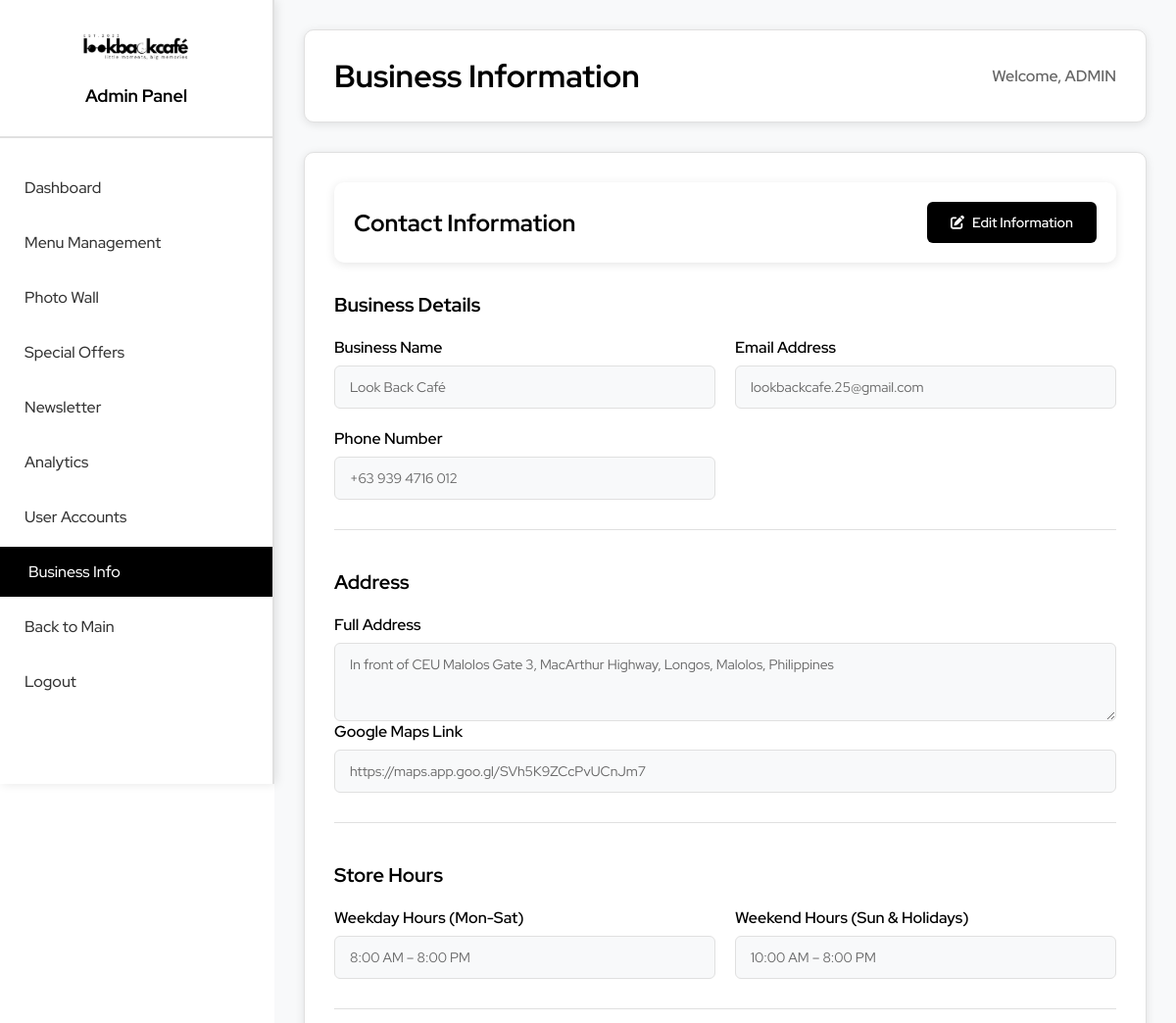
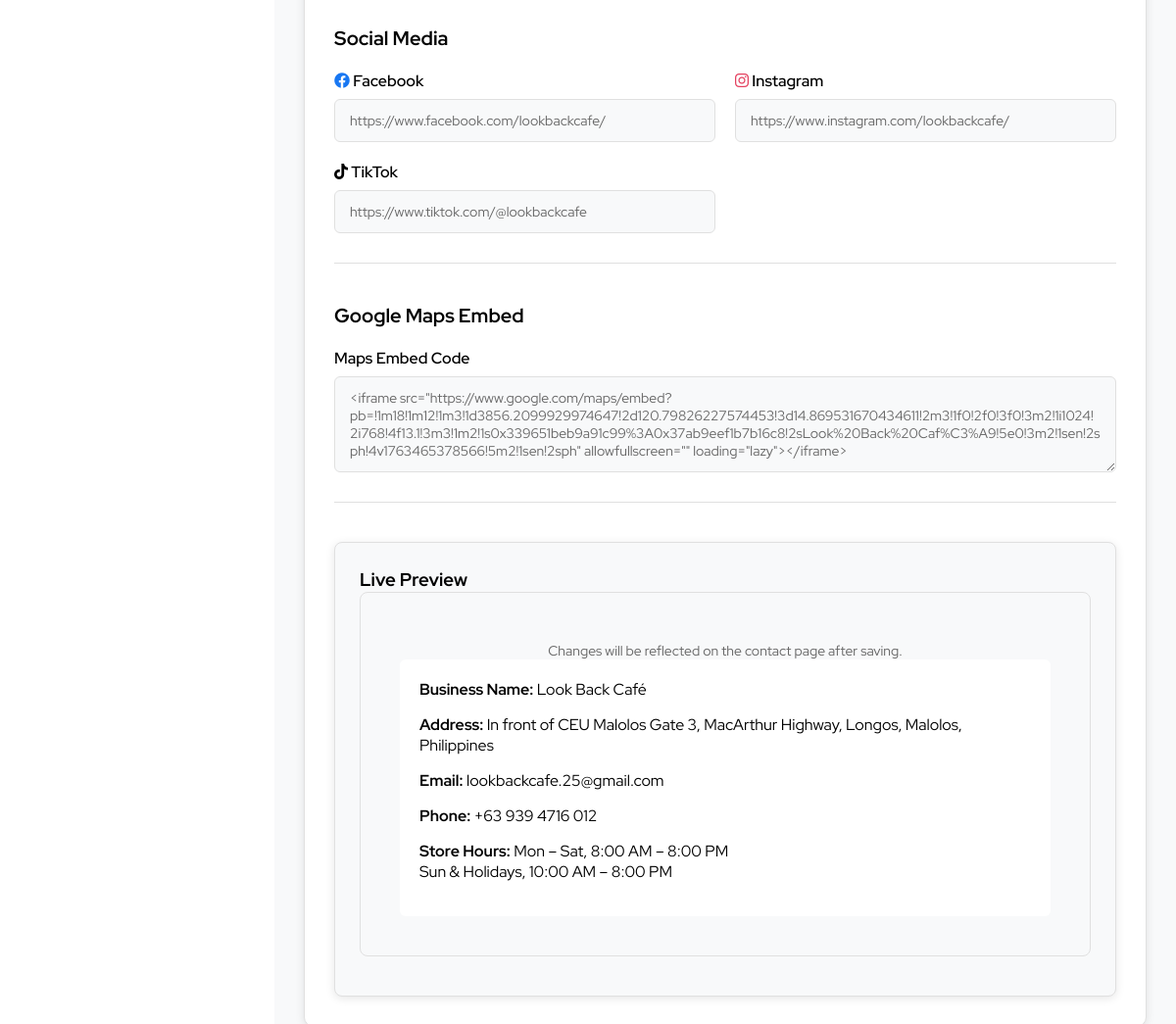
The page /website/business-info.php (signed in) on the database its author committed (2 pictures, top to bottom).
### tables this page shows
CREATE TABLE `business_info` (
  `info_id` int(11) NOT NULL DEFAULT 1,
  `business_name` varchar(255) DEFAULT 'Look Back Café',
  `business_email` varchar(255) DEFAULT 'lookbackcafe.25@gmail.com',
  `business_phone` varchar(50) DEFAULT '+63 939 4716 012',
  `business_address` text DEFAULT 'In front of CEU Malolos Gate 3, MacArthur Highway, Longos, Malolos, Philippines',
  `google_maps_link` varchar(500) DEFAULT 'https://maps.app.goo.gl/SVh5K9ZCcPvUCnJm7',
  `google_maps_embed` text DEFAULT NULL,
  `weekday_hours` varchar(100) DEFAULT '8:00 AM – 8:00 PM',
  `weekend_hours` varchar(100) DEFAULT '10:00 AM – 8:00 PM',
  `facebook_link` varchar(500) DEFAULT 'https://www.facebook.com/lookbackcafe/',
  `instagram_link` varchar(500) DEFAULT 'https://www.instagram.com/lookbackcafe/',
  `tiktok_link` varchar(500) DEFAULT 'https://www.tiktok.com/@lookbackcafe',
  `updated_at` timestamp NOT NULL DEFAULT current_timestamp() ON UPDATE current_timestamp()
);

### website/business-info.php (the view, shortened to what this page needs)
<?php
require_once 'config/db.php';
$businessInfo = $conn->query("SELECT * FROM business_info WHERE info_id = 1")->fetch_assoc();
?>
<!DOCTYPE html>
<html lang="en">
<head>
    <link rel="stylesheet" href="../resources/css/admindash.css">
    <link rel="stylesheet" href="../resources/css/business-info.css">
    <link rel="stylesheet" href="https://cdnjs.cloudflare.com/ajax/libs/font-awesome/6.4.0/css/all.min.css">
</head>
<body>
    <div class="admin-container">
        <div class="sidebar">
            <div class="logo-section">
                <img src="../resources/img/LOGIN/logo.jpg" alt="Look Back Café" class="logo">
                <h2>Admin Panel</h2>
            </div>
            <nav class="admin-nav">
                <ul>
                    <li><a href="admindash.php">Dashboard</a></li>
                    <li><a href="menumanagement.php">Menu Management</a></li>
                    <li><a href="photowall.php">Photo Wall</a></li>
                    <li><a href="special.php">Special Offers</a></li>
                    <li><a href="newsletter.php">Newsletter</a></li>
                    <li><a href="analytics.php">Analytics</a></li>
                    <li><a href="user-accounts.php">User Accounts</a></li>
                    <li class="active"><a href="business-info.php">Business Info</a></li>
                    <li><a href="main.php">Back to Main</a></li>
                    <li><a href="auth/logout.php">Logout</a></li>
                </ul>
            </nav>
        </div>
        <div class="main-content">
            <header class="admin-header">
                <h1>Business Information</h1>
                <div class="user-info">
                    <span>Welcome, <?php echo htmlspecialchars($_SESSION['user_name']); ?></span>
                </div>
            </header>
            <div class="business-section">
                <div class="section-header">
                    <h2>Contact Information</h2>
                    <button class="btn btn-primary" onclick="enableEditing()">
                        <i class="fas fa-edit"></i> Edit Information
                    </button>
                </div>
                <form id="businessInfoForm" class="business-form" method="POST" action="business-info.php">
                    <div class="form-section">
                        <h3>Business Details</h3>
                        <div class="form-grid">
                            <div class="form-group">
                                <label for="businessName">Business Name</label>
                                <input type="text" id="businessName" name="businessName" value="<?php echo htmlspecialchars($businessInfo['business_name']); ?>" disabled>
                            </div>
                            <div class="form-group">
                                <label for="businessEmail">Email Address</label>
                                <input type="email" id="businessEmail" name="businessEmail" value="<?php echo htmlspecialchars($businessInfo['business_email']); ?>" disabled>
                            </div>
                            <div class="form-group">
                                <label for="businessPhone">Phone Number</label>
                                <input type="tel" id="businessPhone" name="businessPhone" value="<?php echo htmlspecialchars($businessInfo['business_phone']); ?>" disabled>
                            </div>
                        </div>
                    </div>
                    <div class="form-section">
                        <h3>Address</h3>
                        <div class="form-group full-width">
                            <label for="businessAddress">Full Address</label>
                            <textarea id="businessAddress" name="businessAddress" rows="3" disabled><?php echo htmlspecialchars($businessInfo['business_address']); ?></textarea>
                        </div>
                        <div class="form-group full-width">
                            <label for="googleMapsLink">Google Maps Link</label>
                            <input type="url" id="googleMapsLink" name="googleMapsLink" value="<?php echo htmlspecialchars($businessInfo['google_maps_link']); ?>" disabled>
                        </div>
                    </div>
                    <div class="form-section">
                        <h3>Store Hours</h3>
                        <div class="form-grid">
                            <div class="form-group">
                                <label for="weekdayHours">Weekday Hours (Mon-Sat)</label>
                                <input type="text" id="weekdayHours" name="weekdayHours" value="<?php echo htmlspecialchars($businessInfo['weekday_hours']); ?>" disabled>
                            </div>
                            <div class="form-group">
                                <label for="weekendHours">Weekend Hours (Sun & Holidays)</label>
                                <input type="text" id="weekendHours" name="weekendHours" value="<?php echo htmlspecialchars($businessInfo['weekend_hours']); ?>" disabled>
                            </div>
                        </div>
                    </div>
                    <div class="form-section">
                        <h3>Social Media</h3>
                        <div class="form-grid">
                            <div class="form-group">
                                <label for="facebookLink">
                                    <i class="fab fa-facebook social-icon-facebook"></i> Facebook
                                </label>
                                <input type="url" id="facebookLink" name="facebookLink" value="<?php echo htmlspecialchars($businessInfo['facebook_link']); ?>" disabled>
                            </div>
                            <div class="form-group">
                                <label for="instagramLink">
                                    <i class="fab fa-instagram social-icon-instagram"></i> Instagram
                                </label>
                                <input type="url" id="instagramLink" name="instagramLink" value="<?php echo htmlspecialchars($businessInfo['instagram_link']); ?>" disabled>
                            </div>
                            <div class="form-group">
                                <label for="tiktokLink">
                                    <i class="fab fa-tiktok social-icon-tiktok"></i> TikTok
                                </label>
                                <input type="url" id="tiktokLink" name="tiktokLink" value="<?php echo htmlspecialchars($businessInfo['tiktok_link']); ?>" disabled>
                            </div>
                        </div>
                    </div>
                    <div class="form-section">
                        <h3>Google Maps Embed</h3>
                        <div class="form-group full-width">
                            <label for="mapsEmbed">Maps Embed Code</label>
                            <textarea id="mapsEmbed" name="mapsEmbed" rows="4" disabled><?php echo htmlspecialchars($businessInfo['google_maps_embed']); ?></textarea>
                        </div>
                    </div>
                </form>
                <div class="preview-section">
                    <h3>Live Preview</h3>
                    <div class="preview-container">
                        <p class="preview-note">Changes will be reflected on the contact page after saving.</p>
                        <div class="preview-content">
                            <div class="preview-item">
                                <strong>Business Name:</strong> <span id="previewName"><?php echo htmlspecialchars($businessInfo['business_name']); ?></span>
                            </div>
                            <div class="preview-item">
                                <strong>Address:</strong> <span id="previewAddress"><?php echo htmlspecialchars($businessInfo['business_address']); ?></span>
                            </div>
                            <div class="preview-item">
                                <strong>Email:</strong> <span id="previewEmail"><?php echo htmlspecialchars($businessInfo['business_email']); ?></span>
                            </div>
                            <div class="preview-item">
                                <strong>Phone:</strong> <span id="previewPhone"><?php echo htmlspecialchars($businessInfo['business_phone']); ?></span>
                            </div>
                            <div class="preview-item">
                                <strong>Store Hours:</strong>
                                <span id="previewWeekday">Mon – Sat, <?php echo htmlspecialchars($businessInfo['weekday_hours']); ?></span><br>
                                <span id="previewWeekend">Sun & Holidays, <?php echo htmlspecialchars($businessInfo['weekend_hours']); ?></span>
                            </div>
                        </div>
                    </div>
                </div>
            </div>
        </div>
    </div>
</body>
</html>

### resources/css/business-info.css (style rules this page uses)
.social-icon-facebook { color: #1877f2; }
.social-icon-instagram { color: #e4405f; }
.social-icon-tiktok { color: #000000; }

### rows shown on the page
business_info: businessName "Look Back Café", businessEmail "lookbackcafe.25@gmail.com", businessPhone "+63 939 4716 012", businessAddress "In front of CEU Malolos Gate 3, MacArthur Highway, Longos, Malolos, Philippines", googleMapsLink "https://maps.app.goo.gl/SVh5K9ZCcPvUCnJm7", weekdayHours "8:00 AM – 8:00 PM", weekendHours "10:00 AM – 8:00 PM", facebookLink "https://www.facebook.com/lookbackcafe/", instagramLink "https://www.instagram.com/lookbackcafe/", tiktokLink "https://www.tiktok.com/@lookbackcafe", mapsEmbed "<iframe src=\"https://www.google.com/maps/embed?pb=!1m18!1m12!1m3!1d3856.2099929974647!2d120.79826227574453!3d14.869531670434611!2m3!1f0!2f0!3f0!3m2!1i1024!2i768!4f13.1!3m3!1m2!1s0x339651beb9a91c99%3A0x37ab9eef1b7b16c8!2sLook%20Back%20Caf%C3%A9!5e0!3m2!1sen!2sph!4v1763465378566!5m2!1sen!2sph\" allowfullscreen=\"\" loading=\"lazy\"></iframe>", business_phone "+63 939 4716 012"

### other values the page prints
$_SESSION['user_name'] "ADMIN"
